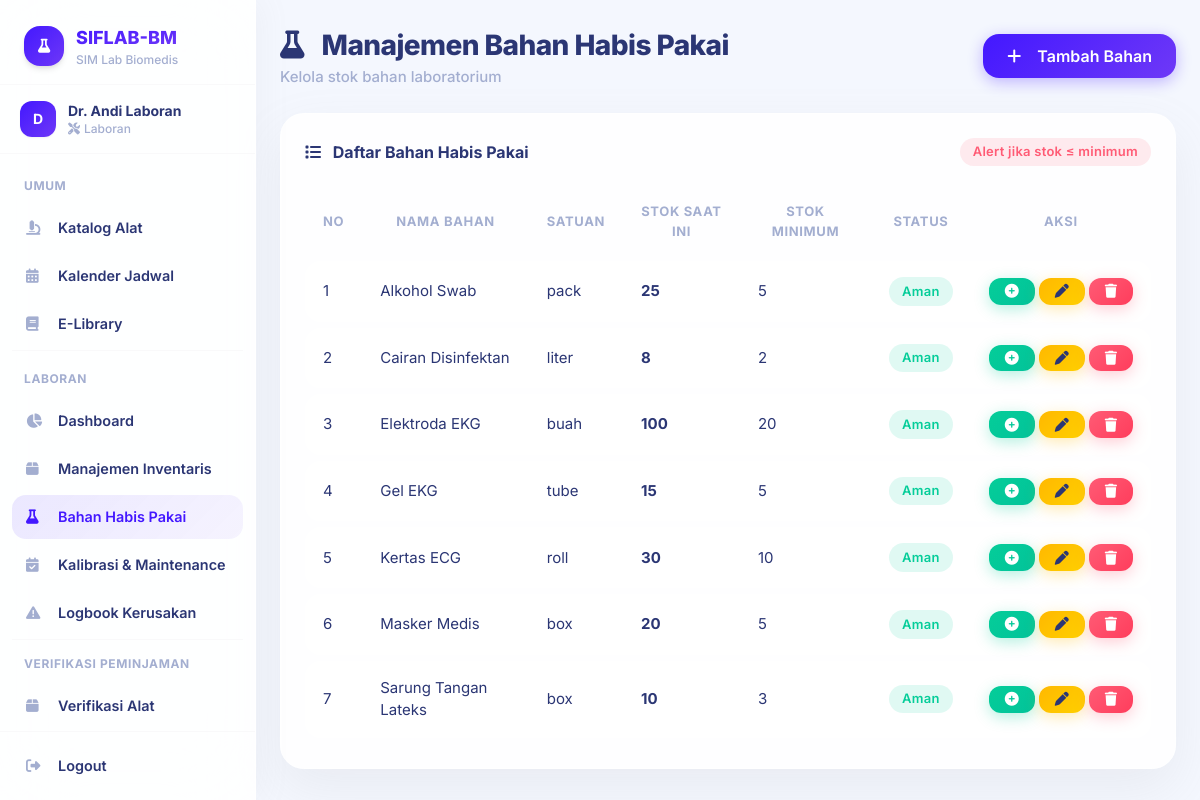
/laboran/manajemen_bahan.php (signed in), run on the app's committed database.
### tables this page shows
CREATE TABLE IF NOT EXISTS bahan_habis_pakai (
    id INT AUTO_INCREMENT PRIMARY KEY,
    nama_bahan VARCHAR(150) NOT NULL,
    satuan VARCHAR(30) NOT NULL,
    stok INT NOT NULL DEFAULT 0,
    stok_minimum INT NOT NULL DEFAULT 5,
    created_at TIMESTAMP DEFAULT CURRENT_TIMESTAMP,
    updated_at TIMESTAMP DEFAULT CURRENT_TIMESTAMP ON UPDATE CURRENT_TIMESTAMP
);

### config/database.php (called while the page is built, shortened)
<?php
$host = 'localhost';
$dbname = 'simlab';
$username = 'root';
$password = '';
try {
    $pdo = new PDO("mysql:host=$host;dbname=$dbname;charset=utf8mb4", $username, $password);
    $pdo->setAttribute(PDO::ATTR_ERRMODE, PDO::ERRMODE_EXCEPTION);
    $pdo->setAttribute(PDO::ATTR_DEFAULT_FETCH_MODE, PDO::FETCH_ASSOC);
} catch (PDOException $e) {
    die("Koneksi database gagal: " . $e->getMessage());
}
function query($sql, $params = []) {
    global $pdo;
    $stmt = $pdo->prepare($sql);
    $stmt->execute($params);
    return $stmt;
}
function fetchAll($sql, $params = []) {
    return query($sql, $params)->fetchAll();
}

### laboran/manajemen_bahan.php (the view, shortened to what this page needs)
<?php
require_once '../config/database.php';
include '../includes/header.php';
$bahan_list = fetchAll("SELECT * FROM bahan_habis_pakai ORDER BY nama_bahan ASC");
?>
<div class="flex flex-col sm:flex-row sm:items-center sm:justify-between mb-6 gap-4">
    <div>
        <h1 class="page-title"><i class="fas fa-flask mr-3"></i> Manajemen Bahan Habis Pakai</h1>
        <p class="page-subtitle">Kelola stok bahan laboratorium</p>
    </div>
    <button class="btn-glass btn-glass-primary" onclick="document.getElementById('tambahModal').classList.remove('hidden')"><i class="fas fa-plus mr-2"></i> Tambah Bahan</button>
</div>
<div class="glass-card p-6">
    <div class="flex flex-col sm:flex-row sm:items-center sm:justify-between mb-4 gap-2">
        <h5 class="font-bold text-navy"><i class="fas fa-list mr-2"></i> Daftar Bahan Habis Pakai</h5>
        <span class="glass-badge badge-danger self-start sm:self-auto">Alert jika stok &le; minimum</span>
    </div>
    <div class="overflow-x-auto">
        <table class="glass-table">
            <thead>
                <tr><th>No</th><th>Nama Bahan</th><th>Satuan</th><th>Stok Saat Ini</th><th>Stok Minimum</th><th>Status</th><th>Aksi</th></tr>
            </thead>
            <tbody>
                <?php foreach ($bahan_list as $i => $b):
                    $is_kritis = $b['stok'] <= $b['stok_minimum'];
                ?>
                <tr>
                    <td><?= $i + 1 ?></td>
                    <td><?= htmlspecialchars($b['nama_bahan']) ?></td>
                    <td><?= htmlspecialchars($b['satuan']) ?></td>
                    <td><strong><?= (int)$b['stok'] ?></strong></td>
                    <td><?= (int)$b['stok_minimum'] ?></td>
                    <td>
                        <?php if ($is_kritis): ?>
                            <span class="glass-badge badge-danger"><i class="fas fa-exclamation-circle mr-1"></i> Kritis</span>
                        <?php else: ?>
                            <span class="glass-badge badge-success">Aman</span>
                        <?php endif; ?>
                    </td>
                    <td>
                        <div class="flex gap-1">
                            <button class="btn-glass btn-glass-success btn-sm" onclick="document.getElementById('tambahStokModal<?= $b['id'] ?>').classList.remove('hidden')"><i class="fas fa-plus-circle"></i></button>
                            <button class="btn-glass btn-glass-warning btn-sm" onclick="document.getElementById('editModal<?= $b['id'] ?>').classList.remove('hidden')"><i class="fas fa-pen"></i></button>
                            <form method="POST" style="display:inline" onsubmit="return confirm('Hapus <?= htmlspecialchars($b['nama_bahan']) ?>?')">
                                <button class="btn-glass btn-glass-danger btn-sm"><i class="fas fa-trash"></i></button>
                            </form>
                        </div>
                    </td>
                </tr>
                <?php endforeach; ?>
            </tbody>
        </table>
    </div>
</div>
<?php include '../includes/footer.php'; ?>

### assets/css/style.css (style rules this page uses)
* { margin: 0; padding: 0; box-sizing: border-box; }
body { font-family: 'Inter', -apple-system, BlinkMacSystemFont, sans-serif; background: #F4F7FE; color: #2B3674; min-height: 100vh; }
.glass-card { background: rgba(255, 255, 255, 0.85); backdrop-filter: blur(20px); -webkit-backdrop-filter: blur(20px); border: 1px solid rgba(255, 255, 255, 0.5); border-radius: 24px; box-shadow: 0 20px 50px rgba(153, 153, 153, 0.12); transition: all 0.3s ease; }
.btn-glass { border-radius: 16px; font-weight: 600; padding: 0.625rem 1.5rem; transition: all 0.3s ease; border: none; cursor: pointer; display: inline-flex; align-items: center; gap: 0.5rem; }
.btn-glass-primary { background: linear-gradient(135deg, #4318FF, #6E38F7); color: white; box-shadow: 0 4px 15px rgba(67, 24, 255, 0.3); }
.btn-glass-success { background: linear-gradient(135deg, #05CD99, #02C39A); color: white; box-shadow: 0 4px 15px rgba(5, 205, 153, 0.3); }
.btn-glass-warning { background: linear-gradient(135deg, #FFB800, #FFD000); color: #2B3674; box-shadow: 0 4px 15px rgba(255, 184, 0, 0.3); }
.btn-glass-danger { background: linear-gradient(135deg, #FF5B75, #FF3D5C); color: white; box-shadow: 0 4px 15px rgba(255, 91, 117, 0.3); }
.btn-sm { padding: 0.4rem 1rem; font-size: 0.875rem; border-radius: 12px; }
.glass-badge { display: inline-flex; align-items: center; padding: 0.35em 1em; border-radius: 100px; font-size: 0.8125rem; font-weight: 600; letter-spacing: 0.02em; }
.badge-success { background: rgba(5, 205, 153, 0.12); color: #05CD99; }
.badge-danger { background: rgba(255, 91, 117, 0.12); color: #FF5B75; }
.glass-table { width: 100%; border-collapse: separate; border-spacing: 0 6px; }
.glass-table th { padding: 0.875rem 1.125rem; font-size: 0.8125rem; font-weight: 700; text-transform: uppercase; letter-spacing: 0.05em; color: #A3AED0; background: transparent; }
.glass-table td { padding: 1rem 1.125rem; background: rgba(255, 255, 255, 0.7); backdrop-filter: blur(12px); font-size: 0.9375rem; color: #2B3674; }
.glass-table tr td:first-child { border-radius: 16px 0 0 16px; }
.glass-table tr td:last-child { border-radius: 0 16px 16px 0; }
.page-title { font-size: 1.75rem; font-weight: 800; color: #2B3674; letter-spacing: -0.02em; }
.page-subtitle { color: #A3AED0; font-weight: 500; font-size: 0.9375rem; }

### data on the page
bahan_habis_pakai: nama_bahan "Alkohol Swab", satuan "pack", stok "25", stok_minimum "5", shows "Aman"
bahan_habis_pakai: nama_bahan "Cairan Disinfektan", satuan "liter", stok "8", stok_minimum "2", shows "Aman"
bahan_habis_pakai: nama_bahan "Elektroda EKG", satuan "buah", stok "100", stok_minimum "20", shows "Aman"
bahan_habis_pakai: nama_bahan "Gel EKG", satuan "tube", stok "15", stok_minimum "5", shows "Aman"
bahan_habis_pakai: nama_bahan "Kertas ECG", satuan "roll", stok "30", stok_minimum "10", shows "Aman"
bahan_habis_pakai: nama_bahan "Masker Medis", satuan "box", stok "20", stok_minimum "5", shows "Aman"
bahan_habis_pakai: nama_bahan "Sarung Tangan Lateks", satuan "box", stok "10", stok_minimum "3", shows "Aman"

### other printed values
$user_initial "D"
$_SESSION['nama_lengkap'] "Dr. Andi Laboran"
$_SESSION['role'] "Laboran"
